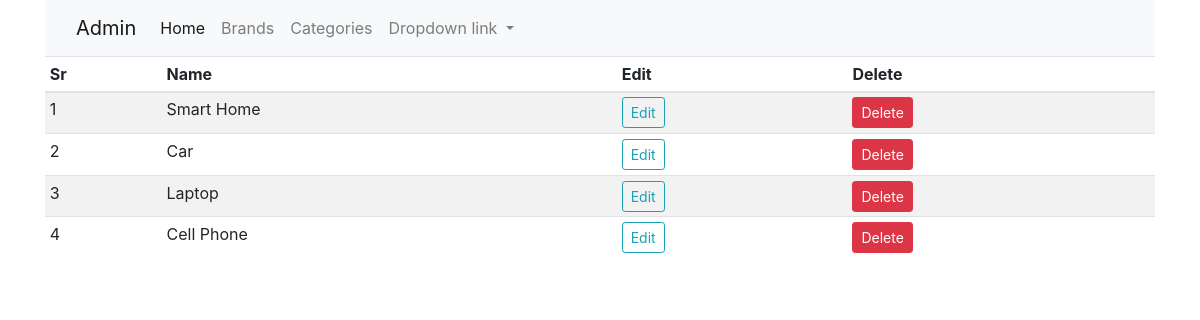
The app's page /categories (signed in), older data.
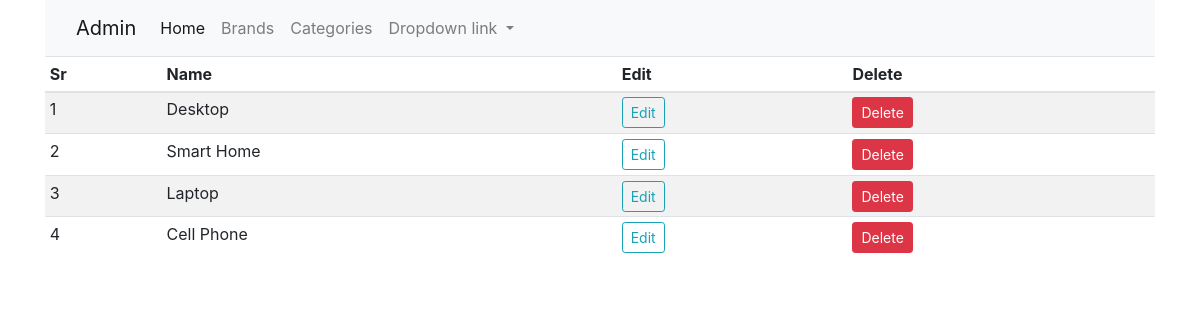
The same page, newer data.
### shop/products/models.py (models this page shows)
class Category(db.Model):
    id = db.Column(db.Integer, primary_key=True)
    name = db.Column(db.String(30), unique=True, nullable=False)

### shop/admin/routes.py (the view)
@app.route('/categories')
def categories():
    if 'email' not in session:
        flash('Please log in first', 'danger')
        return redirect(url_for('login'))
    categories = Category.query.order_by(Category.id.desc()).all()
    return render_template('admin/brands.html', title='categories Page', categories=categories)

### shop/templates/admin/brands.html (shortened to what this page needs)
{% extends "layout.html" %}
{% block content %}
<div class="container">
    <nav class="navbar navbar-expand-lg navbar-light bg-light">
        <div class="container-fluid">
            <a class="navbar-brand" href="/admin">Admin</a>
            <div class="collapse navbar-collapse" id="navbarNavDropdown">
                <ul class="navbar-nav">
                    <li class="nav-item">
                        <a class="nav-link active" aria-current="page" href="/">Home</a>
                    </li>
                    <li class="nav-item">
                        <a class="nav-link" href="/brands">Brands</a>
                    </li>
                    <li class="nav-item">
                        <a class="nav-link" href="/categories">Categories</a>
                    </li>
                    <li class="nav-item dropdown">
                        <a class="nav-link dropdown-toggle" href="#" id="navbarDropdownMenuLink" role="button"
                            data-bs-toggle="dropdown" aria-expanded="false">
                            Dropdown link
                        </a>
                    </li>
                </ul>
            </div>
        </div>
    </nav>
</div>
<div class="container">
    <table class="table table-sm table-striped table-hover">
        <thead>
            <tr>
                <th>Sr</th>
                <th>Name</th>
                <th>Edit</th>
                <th>Delete</th>
            </tr>
        </thead>
        <tbody>
            {% if brands %}
            {% for brand in brands %}
            <tr>
                <td>{{loop.index}}</td>
                <td>{{brand.name}}</td>
                <td><a href="{{url_for('updatebrand', id=brand.id)}}" class="btn btn-sm btn-outline-info">Edit</a></td>
                <td>
                    <button type="button" class="btn btn-danger btn-sm" data-toggle="modal"
                        data-target="#exampleModal-{{brand.id}}">
                        Delete
                    </button>
                </td>
            </tr>
            <div class="modal fade" id="exampleModal-{{brand.id}}" tabindex="-1" role="dialog"
                aria-labelledby="exampleModalLabel" aria-hidden="true">
                <div class="modal-dialog" role="document">
                    <div class="modal-content">
                        <div class="modal-header">
                            <h5 class="modal-title" id="exampleModalLabel">{{brand.name}}</h5>
                            <button type="button" class="close" data-dismiss="modal" aria-label="Close">
                                <span aria-hidden="true">&times;</span>
                            </button>
                        </div>
                        <div class="modal-body">
                            <span class="text-danger">Are you sure that you want to delete this brand:
                                ({{brand.name}})?</span>
                        </div>
                        <div class="modal-footer">
                            <button type="button" class="btn btn-secondary" data-dismiss="modal">Cancel</button>
                            <form action="{{url_for('deletebrand', id=brand.id)}}" method="POST">
                                <button type="submit" class="btn btn-danger btn-sm">Delete</button>
                            </form>
                        </div>
                    </div>
                </div>
            </div>
            {% endfor %}
            {% else %}
            {% for category in categories %}
            <tr>
                <td>{{loop.index}}</td>
                <td>{{category.name}}</td>
                <td><a href="{{url_for('updatecategory', id=category.id)}}" class="btn btn-sm btn-outline-info">Edit</a>
                </td>
                <td>
                    <button type="button" class="btn btn-danger btn-sm" data-toggle="modal"
                        data-target="#exampleModal-{{category.id}}">
                        Delete
                    </button>
                </td>
            </tr>
            {% endfor %}
            {% endif %}
        </tbody>
    </table>
</div>
{% endblock content %}

### shop/templates/layout.html (shortened to what this page needs)
<!doctype html>
<html lang="en">
<head>
    <link rel="stylesheet" href="{{ url_for('static', filename='css/bootstrap.min.css') }}">
</head>
<body>
    {% block content %}
    {% endblock content %}
</body>
</html>

Row changes from the older to the newer data that the page shows:
removed Category: name "Car"
added Category: name "Desktop"
